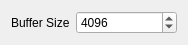
<?xml version="1.0" encoding="UTF-8"?>
<ui version="4.0">
 <class>synthclone::reverser_form</class>
 <widget class="QWidget" name="synthclone::reverser_form">
  <property name="geometry">
   <rect>
    <x>0</x>
    <y>0</y>
    <width>188</width>
    <height>45</height>
   </rect>
  </property>
  <property name="sizePolicy">
   <sizepolicy hsizetype="Preferred" vsizetype="Preferred">
    <horstretch>0</horstretch>
    <verstretch>0</verstretch>
   </sizepolicy>
  </property>
  <property name="windowTitle">
   <string>Form</string>
  </property>
  <layout class="QFormLayout" name="reverser_layout">
   <item row="0" column="0">
    <widget class="QLabel" name="buffer_size_label">
     <property name="text">
      <string>Buffer Size</string>
     </property>
    </widget>
   </item>
   <item row="0" column="1">
    <widget class="QSpinBox" name="buffer_size_spin_box">
     <property name="minimum">
      <number>128</number>
     </property>
     <property name="maximum">
      <number>1048576</number>
     </property>
     <property name="stepType">
      <enum>QAbstractSpinBox::StepType::AdaptiveDecimalStepType</enum>
     </property>
     <property name="value">
      <number>4096</number>
     </property>
    </widget>
   </item>
  </layout>
 </widget>
 <resources/>
 <connections/>
</ui>
